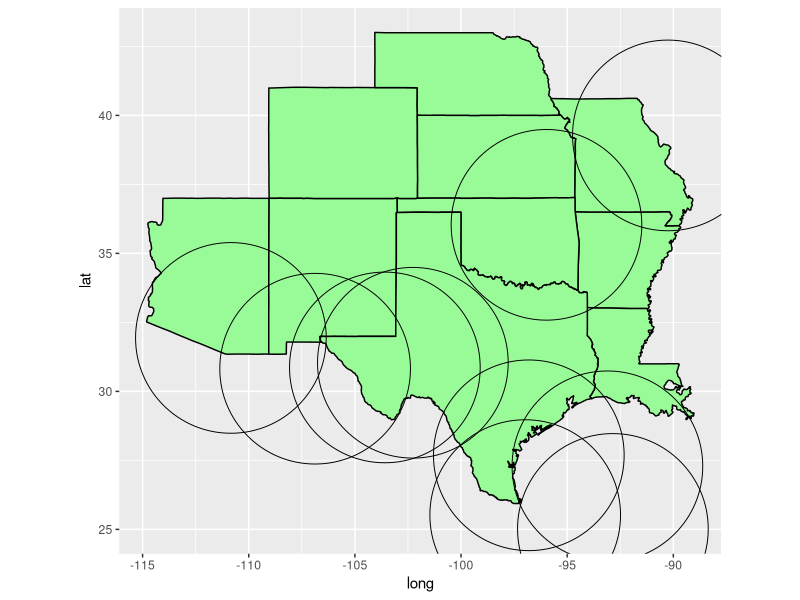

This chart was generated by the following R code:
library(ggplot2)
library(maps)
scenario <- subset(map_data("state"), region %in% c(
  "arizona", "new mexico", "texas", "oklahoma",
  "kansas", "missouri", "louisiana", "arkansas", "colorado", "nebraska"
))
set.seed(12345)
locations <- data.frame(
  LONG = runif(10, -115, -90),
  LAT = runif(10, 25, 40)
)

ggplot(data = scenario) +
  geom_polygon(
    mapping = aes(x = long, y = lat, group = group),
    fill = "palegreen",
    color = "black"
    ) +
  coord_fixed(1.3) +
  geom_point(
    data = locations,
    mapping = aes(x = LONG, y = LAT),
    fill = NA,
    size = 64,
    shape = 1
    )
